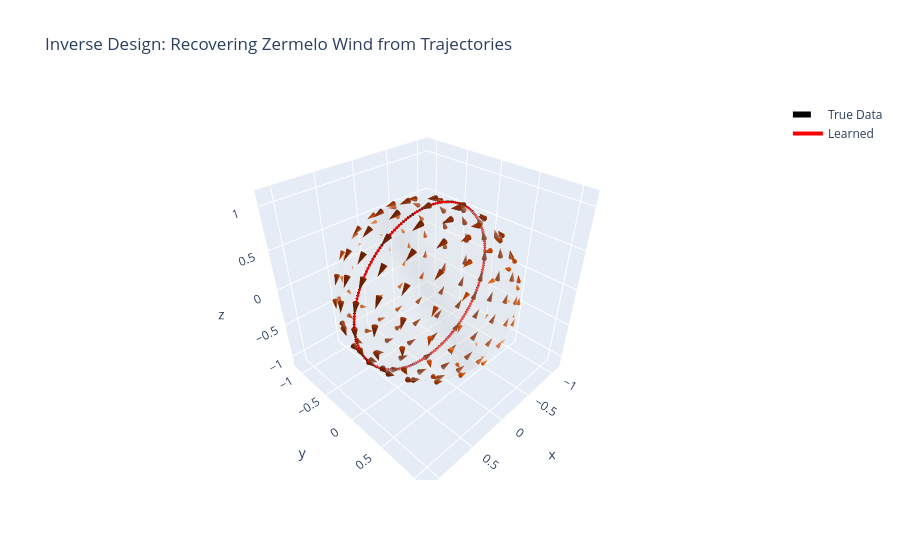

This figure's notebook cell:
### Markdown cell above
## 6. Interactive 3D Visualization
We use Plotly to render the true data vs the learned paths, alongside the inferred wind field. Rotate the interactive render to verify that our `w_param` vector successfully induces the expected rotational drift!

### Code cell
learned_metric = make_metric(w_param)
learned_trajs = [solver.solve(learned_metric, s, e, n_steps=20) for s, e in zip(starts, ends)]

fig = go.Figure()
pts, faces = generate_icosphere(radius=1.0, subdivisions=2)

# Plot sphere
fig.add_trace(go.Mesh3d(
    x=pts[:,0], y=pts[:,1], z=pts[:,2],
    i=faces[:,0], j=faces[:,1], k=faces[:,2],
    color='white', opacity=0.2, alphahull=0
))

# Plot Learned Wind
def get_wind(pt):
    H, W, lam = learned_metric.zermelo_data(pt)
    return W
learned_vecs = np.array(jax.vmap(get_wind)(pts))
fig.add_trace(go.Cone(
    x=pts[:,0], y=pts[:,1], z=pts[:,2],
    u=learned_vecs[:,0], v=learned_vecs[:,1], w=learned_vecs[:,2],
    sizemode='absolute', sizeref=0.3, colorscale='Oranges', showscale=False, name='Learned Wind'
))

# Plot True vs Learned Paths
for i, (t_true, t_learn) in enumerate(zip(true_trajs, learned_trajs)):
    fig.add_trace(go.Scatter3d(
        x=t_true.xs[:,0], y=t_true.xs[:,1], z=t_true.xs[:,2],
        mode='lines', line=dict(color='black', width=6, dash='dash'), 
        name='True Data',
        showlegend=(i == 0)
    ))
    fig.add_trace(go.Scatter3d(
        x=t_learn.xs[:,0], y=t_learn.xs[:,1], z=t_learn.xs[:,2],
        mode='lines', line=dict(color='red', width=4), 
        name='Learned',
        showlegend =(i==0)
    ))

fig.update_layout(title="Inverse Design: Recovering Zermelo Wind from Trajectories", scene=dict(aspectmode='data'))
fig.show()

### Figure 1 — Plotly figure (JSON) as saved in the notebook; plotly's stock layout.template omitted (floating-point values rounded to 4 significant figures; data arrays with more than 128 entries replaced by an {"elided": "..."} marker saying what was removed)
{"data": [{"alphahull": 0, "color": "white", "i": {"elided": "320 int values"}, "j": {"elided": "320 int values"}, "k": {"elided": "320 int values"}, "opacity": 0.2, "type": "mesh3d", "x": {"elided": "162 float values"}, "y": {"elided": "162 float values"}, "z": {"elided": "162 float values"}}, {"colorscale": [[0, "rgb(255,245,235)"], [0.125, "rgb(254,230,206)"], [0.25, "rgb(253,208,162)"], [0.375, "rgb(253,174,107)"], [0.5, "rgb(253,141,60)"], [0.625, "rgb(241,105,19)"], [0.75, "rgb(217,72,1)"], [0.875, "rgb(166,54,3)"], [1, "rgb(127,39,4)"]], "name": "Learned Wind", "showscale": false, "sizemode": "absolute", "sizeref": 0.3, "type": "cone", "u": {"elided": "162 float values"}, "v": {"elided": "162 float values"}, "w": {"elided": "162 float values"}, "x": {"elided": "162 float values"}, "y": {"elided": "162 float values"}, "z": {"elided": "162 float values"}}, {"line": {"color": "black", "dash": "dash", "width": 6}, "mode": "lines", "name": "True Data", "showlegend": true, "type": "scatter3d", "x": [1.0, 0.9983, 0.9928, 0.9828, 0.9673, 0.9451, 0.9151, 0.8764, 0.8286, 0.7719, 0.7071, 0.6357, 0.5598, 0.4816, 0.4033, 0.3268, 0.2535, 0.1845, 0.1198, 0.05879, 0.0], "y": [0.0, 1.073e-05, 2.166e-05, 3.186e-05, 4.021e-05, 4.724e-05, 5.52e-05, 6.58e-05, 7.813e-05, 8.891e-05, 9.415e-05, 9.142e-05, 8.08e-05, 6.43e-05, 4.426e-05, 2.333e-05, 5.559e-06, -5.223e-06, -8.116e-06, -5.374e-06, 0.0], "z": [0.0, -0.0588, -0.1198, -0.1844, -0.2535, -0.3267, -0.4032, -0.4816, -0.5599, -0.6358, -0.7071, -0.7719, -0.8286, -0.8764, -0.9151, -0.9451, -0.9673, -0.9828, -0.9928, -0.9983, -1.0]}, {"line": {"color": "red", "width": 4}, "mode": "lines", "name": "Learned", "showlegend": true, "type": "scatter3d", "x": [1.0, 0.9983, 0.9928, 0.9828, 0.9673, 0.9451, 0.9151, 0.8764, 0.8286, 0.7719, 0.7071, 0.6357, 0.5598, 0.4816, 0.4033, 0.3267, 0.2535, 0.1845, 0.1198, 0.05879, 0.0], "y": [0.0, 1.255e-05, 2.478e-05, 3.601e-05, 4.52e-05, 5.289e-05, 6.127e-05, 7.198e-05, 8.407e-05, 9.42e-05, 9.845e-05, 9.445e-05, 8.244e-05, 6.459e-05, 4.338e-05, 2.155e-05, 3.24e-06, -7.646e-06, -1.016e-05, -6.57e-06, 0.0], "z": [0.0, -0.0588, -0.1198, -0.1844, -0.2535, -0.3267, -0.4032, -0.4816, -0.5599, -0.6358, -0.7071, -0.7719, -0.8286, -0.8764, -0.9151, -0.9451, -0.9673, -0.9828, -0.9928, -0.9983, -1.0]}, {"line": {"color": "black", "dash": "dash", "width": 6}, "mode": "lines", "name": "True Data", "showlegend": false, "type": "scatter3d", "x": [0.0, 0.05878, 0.1198, 0.1845, 0.2535, 0.3268, 0.4033, 0.4816, 0.5598, 0.6357, 0.7071, 0.7719, 0.8286, 0.8764, 0.9151, 0.9451, 0.9673, 0.9828, 0.9928, 0.9983, 1.0], "y": [0.0, -2.259e-05, -3.697e-05, -3.709e-05, -2.169e-05, 4.163e-06, 3.131e-05, 5.184e-05, 6.253e-05, 6.434e-05, 6.019e-05, 5.197e-05, 3.918e-05, 2.026e-05, -3.771e-06, -2.809e-05, -4.629e-05, -5.323e-05, -4.656e-05, -2.72e-05, 0.0], "z": [1.0, 0.9983, 0.9928, 0.9828, 0.9673, 0.9451, 0.9151, 0.8764, 0.8286, 0.7719, 0.7071, 0.6358, 0.5598, 0.4816, 0.4033, 0.3268, 0.2536, 0.1845, 0.1198, 0.05883, 0.0]}, {"line": {"color": "red", "width": 4}, "mode": "lines", "name": "Learned", "showlegend": false, "type": "scatter3d", "x": [0.0, 0.05878, 0.1197, 0.1845, 0.2535, 0.3268, 0.4033, 0.4816, 0.5598, 0.6357, 0.7071, 0.7719, 0.8286, 0.8764, 0.9151, 0.9451, 0.9673, 0.9828, 0.9928, 0.9983, 1.0], "y": [0.0, -2.338e-05, -3.832e-05, -3.857e-05, -2.287e-05, 3.684e-06, 3.185e-05, 5.362e-05, 6.565e-05, 6.876e-05, 6.571e-05, 5.828e-05, 4.587e-05, 2.693e-05, 2.501e-06, -2.245e-05, -4.148e-05, -4.934e-05, -4.368e-05, -2.554e-05, 0.0], "z": [1.0, 0.9983, 0.9928, 0.9828, 0.9673, 0.9451, 0.9151, 0.8764, 0.8286, 0.7719, 0.7071, 0.6358, 0.5598, 0.4816, 0.4033, 0.3268, 0.2535, 0.1845, 0.1198, 0.05883, 0.0]}, {"line": {"color": "black", "dash": "dash", "width": 6}, "mode": "lines", "name": "True Data", "showlegend": false, "type": "scatter3d", "x": [-1.0, -0.9983, -0.9928, -0.9828, -0.9673, -0.9451, -0.9151, -0.8764, -0.8286, -0.7719, -0.7071, -0.6358, -0.5598, -0.4816, -0.4032, -0.3267, -0.2535, -0.1844, -0.1197, -0.05878, 0.0], "y": [0.0, 1.073e-05, 2.165e-05, 3.185e-05, 4.02e-05, 4.723e-05, 5.52e-05, 6.58e-05, 7.814e-05, 8.892e-05, 9.416e-05, 9.143e-05, 8.081e-05, 6.431e-05, 4.427e-05, 2.333e-05, 5.562e-06, -5.221e-06, -8.116e-06, -5.374e-06, 0.0], "z": [0.0, 0.05877, 0.1197, 0.1844, 0.2535, 0.3268, 0.4033, 0.4816, 0.5598, 0.6357, 0.7071, 0.7719, 0.8286, 0.8764, 0.9151, 0.9451, 0.9673, 0.9828, 0.9928, 0.9983, 1.0]}, {"line": {"color": "red", "width": 4}, "mode": "lines", "name": "Learned", "showlegend": false, "type": "scatter3d", "x": [-1.0, -0.9983, -0.9928, -0.9828, -0.9673, -0.9451, -0.9151, -0.8764, -0.8286, -0.7719, -0.7071, -0.6358, -0.5598, -0.4816, -0.4032, -0.3267, -0.2535, -0.1844, -0.1197, -0.05878, 0.0], "y": [0.0, 8.907e-06, 1.852e-05, 2.77e-05, 3.522e-05, 4.159e-05, 4.914e-05, 5.961e-05, 7.22e-05, 8.363e-05, 8.987e-05, 8.841e-05, 7.917e-05, 6.402e-05, 4.516e-05, 2.512e-05, 7.877e-06, -2.805e-06, -6.077e-06, -4.185e-06, 0.0], "z": [0.0, 0.05876, 0.1197, 0.1844, 0.2535, 0.3268, 0.4033, 0.4816, 0.5598, 0.6357, 0.7071, 0.7719, 0.8286, 0.8764, 0.9151, 0.9451, 0.9673, 0.9828, 0.9928, 0.9983, 1.0]}, {"line": {"color": "black", "dash": "dash", "width": 6}, "mode": "lines", "name": "True Data", "showlegend": false, "type": "scatter3d", "x": [0.0, -0.05878, -0.1197, -0.1844, -0.2535, -0.3267, -0.4032, -0.4815, -0.5598, -0.6357, -0.707, -0.7718, -0.8286, -0.8764, -0.9151, -0.9451, -0.9673, -0.9828, -0.9928, -0.9983, -1.0], "y": [0.0, 9.419e-06, 1.924e-05, 2.917e-05, 3.805e-05, 4.428e-05, 4.741e-05, 5.042e-05, 5.827e-05, 7.295e-05, 8.985e-05, 0.0001002, 9.79e-05, 8.362e-05, 6.4e-05, 4.716e-05, 3.732e-05, 3.234e-05, 2.641e-05, 1.544e-05, 0.0], "z": [-1.0, -0.9983, -0.9928, -0.9828, -0.9673, -0.9451, -0.9151, -0.8764, -0.8287, -0.7719, -0.7072, -0.6358, -0.5599, -0.4816, -0.4033, -0.3268, -0.2535, -0.1845, -0.1198, -0.05879, 0.0]}, {"line": {"color": "red", "width": 4}, "mode": "lines", "name": "Learned", "showlegend": false, "type": "scatter3d", "x": [0.0, -0.05878, -0.1197, -0.1844, -0.2535, -0.3267, -0.4032, -0.4815, -0.5598, -0.6357, -0.707, -0.7718, -0.8286, -0.8764, -0.9151, -0.9451, -0.9673, -0.9828, -0.9928, -0.9983, -1.0], "y": [0.0, 1.019e-05, 2.057e-05, 3.065e-05, 3.923e-05, 4.477e-05, 4.688e-05, 4.864e-05, 5.515e-05, 6.853e-05, 8.434e-05, 9.391e-05, 9.122e-05, 7.697e-05, 5.772e-05, 4.152e-05, 3.25e-05, 2.843e-05, 2.353e-05, 1.377e-05, 0.0], "z": [-1.0, -0.9983, -0.9928, -0.9828, -0.9673, -0.9451, -0.9151, -0.8764, -0.8287, -0.7719, -0.7072, -0.6358, -0.5599, -0.4816, -0.4033, -0.3267, -0.2535, -0.1845, -0.1198, -0.05879, 0.0]}], "layout": {"scene": {"aspectmode": "data"}, "title": {"text": "Inverse Design: Recovering Zermelo Wind from Trajectories"}}}
